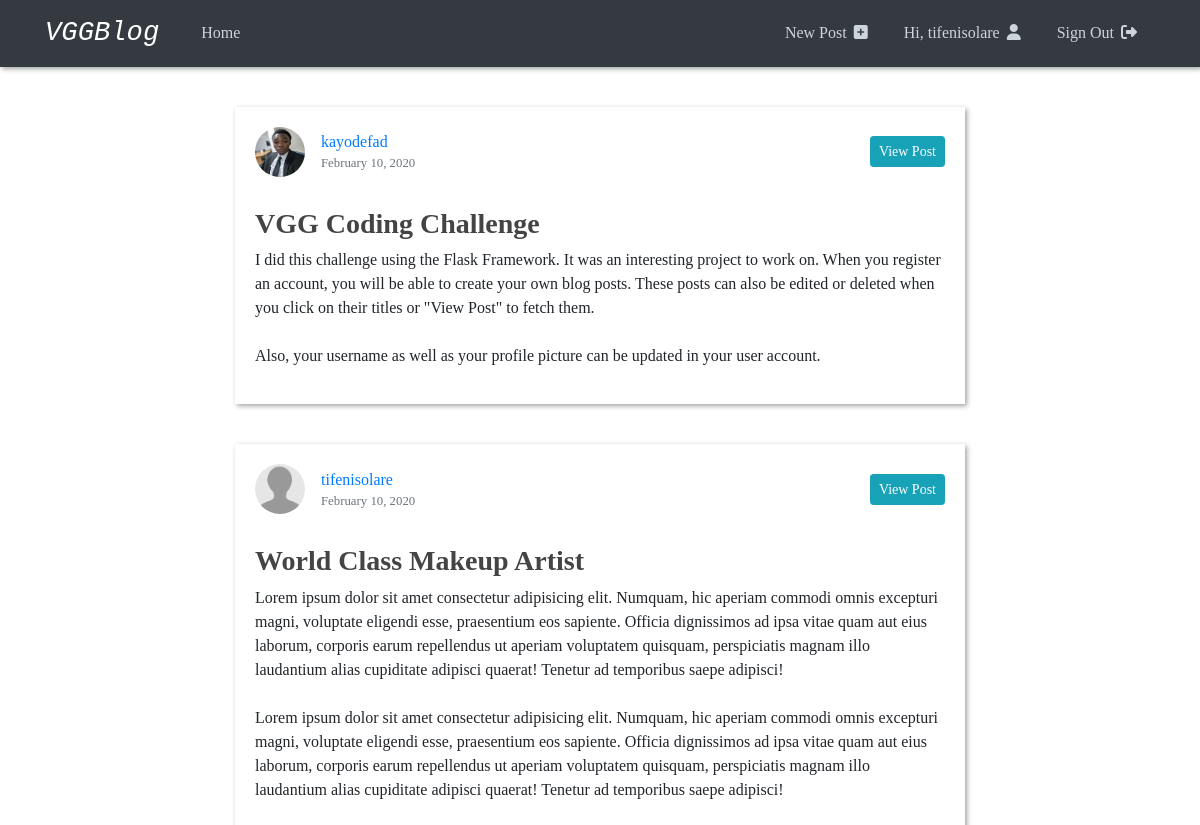
The app's page /home (signed in) with its own data.
### vggblog/models.py (models this page shows, shortened)
class User(db.Model, UserMixin):
  id = db.Column(db.Integer, primary_key=True)
  username = db.Column(db.String(20), unique=True, nullable=False)
  image_file = db.Column(db.String(20), nullable=False, default='default.jpg')
  password = db.Column(db.String(60), nullable=False)
  posts = db.relationship('Post', backref='author', lazy=True)

class Post(db.Model):
  id = db.Column(db.Integer, primary_key=True)
  title = db.Column(db.String(100), nullable=False)
  date_posted = db.Column(db.DateTime, nullable=False, default=datetime.utcnow)
  content = db.Column(db.Text, nullable=False)
  user_id = db.Column(db.Integer, db.ForeignKey('user.id'), nullable=False)

### vggblog/routes.py (the view)
@app.route('/home')
def home():
    posts = Post.query.all()
    return render_template('home.html', posts=posts)

### vggblog/models.py (called while the page is built)
@login_manager.user_loader
def load_user(user_id):
  return User.query.get(int(user_id))

### vggblog/templates/home.html
{% extends "layout.html" %}
{% block content %}
  {% for post in posts %}
  <article class="content-section post">
    <div class="article-header">
      <div class="info-container">
        <img class="rounded-circle article-img" src="{{url_for('static', filename='profile_pics/' + post.author.image_file)}}" alt="">
        <div class="article-metadata">
          <a class="mr-2" href="#">{{ post.author.username }}</a>
          <small class="text-muted">{{ post.date_posted.strftime('%B %d, %Y') }}</small>
        </div>
      </div>
      <a class="btn btn-info btn-sm" href="{{ url_for('post', post_id=post.id) }}" role="button">View Post</a>
    </div>
    <div class="media-body">
      <h3><a class="article-title" href="{{ url_for('post', post_id=post.id) }}">{{ post.title }}</a></h3>
      <p class="article-content">{{ post.content }}</p>
    </div>
  </article>
  {% endfor %}
{% endblock content %}

### vggblog/templates/layout.html (shortened to what this page needs)
<!DOCTYPE html>
<html lang="en">
  <head>
    <link
      rel="stylesheet"
      href="https://stackpath.bootstrapcdn.com/bootstrap/4.4.1/css/bootstrap.min.css"
    />
    <link rel="stylesheet" type="text/css" href="{{ url_for('static', filename='main.css') }}">
  </head>
  <body>
    <header class="site-header">
      <nav class="navbar navbar-expand-md navbar-dark bg-dark">
        <div class="container">
          <a class="navbar-brand mr-4" href="{{ url_for('home') }}">VGGBlog</a>
          <div class="collapse navbar-collapse" id="navbarToggle">
            <div class="navbar-nav mr-auto">
              <a class="nav-item nav-link" href="{{ url_for('home') }}">Home</a>
            </div>
            <div class="navbar-nav">
              {% if current_user.is_authenticated %}
              <a class="nav-item nav-link" href="{{ url_for('new_post') }}">New Post <i class="fas fa-plus-square"></i></a>
              <a class="nav-item nav-link" href="{{ url_for('account') }}">Hi, {{current_user.username}} <i class="fas fa-user"></i></a s>
              <a class="nav-item nav-link" href="{{ url_for('logout') }}">Sign Out <i class="fas fa-sign-out-alt"></i></a>
              {% else %}
              <a class="nav-item nav-link" href="{{ url_for('login') }}">Sign In <i class="fas fa-sign-in-alt"></i></a>
              <a class="nav-item nav-link" href="{{ url_for('register') }}">Become a Member <i class="fas fa-hand-point-right"></i></a>
              {% endif %}
            </div>
          </div>
        </div>
      </nav>
    </header>
    <main role="main" class="container">
    <div class="row">
      <div class="col-md-8 mx-auto">
        {% block content %}{% endblock %}
      </div>
    </div>
    </main>
  </body>
</html>

### vggblog/static/main.css (style rules this page uses)
body { font-family: Cambria, Cochin, Georgia, Times, 'Times New Roman', serif; }
h1, h2, h3, h4, h5, h6 { color: #444444; }
header { position: sticky; top: 0; z-index: 50; box-shadow: 2px 2px 5px rgb(161, 163, 163); }
.site-header .navbar-brand { font-family: 'Cookie', cursive; font-family: 'Courier New', Courier, monospace; font-style: italic; font-size: 1.7rem; }
.site-header .navbar-nav .nav-link { color: #cbd5db; margin: 0 10px; }
.site-header .navbar-nav i { margin-left: 3px; }
main { margin-top: 2.5rem; }
.article-header { display: flex; align-items: center; justify-content: space-between; }
.content-section .info-container { display: flex; align-items: center; }
.post { margin-bottom: 40px; box-shadow: 2px 2px 5px rgb(161, 163, 163); padding: 20px; }
.content-section h3 { margin-top: 30px; }
.article-title { color: #444444; font-weight: bold; }
.article-content { white-space: pre-line; }
.article-img { height: 50px; width: 50px; margin-right: 16px; }
.article-metadata { display: flex; flex-direction: column; }

### records on screen
User: username "tifenisolare"
Post: image_file (picture), author.username "kayodefad", date_posted "February 10, 2020", title "VGG Coding Challenge", content "I did this challenge using the Flask Framework. It was an interesting project to work on. When you register an account, you will be able to create your own blog posts. These posts can also be edited or deleted when you click on their titles or \"View Post\" to fetch them. Also, your username as well as your profile picture can be updated in your user account."
Post: image_file (placeholder picture), author.username "tifenisolare", date_posted "February 10, 2020", title "World Class Makeup Artist", content "Lorem ipsum dolor sit amet consectetur adipisicing elit. Numquam, hic aperiam commodi omnis excepturi magni, voluptate eligendi esse, praesentium eos sapiente. Officia dignissimos ad ipsa vitae quam aut eius laborum, corporis earum repellendus ut aperiam voluptatem quisquam, perspiciatis magnam illo laudantium alias cupiditate adipisci quaerat! Tenetur ad temporibus saepe adipisci! Lorem ipsum dolor sit amet consectetur adipisicing elit. Numquam, hic aperiam commodi omnis excepturi magni, voluptate eligendi esse, praesentium eos sapiente. Officia dignissimos ad ipsa vitae quam aut eius laborum, corporis earum repellendus ut aperiam voluptatem quisquam, perspiciatis magnam illo laudantium…"
